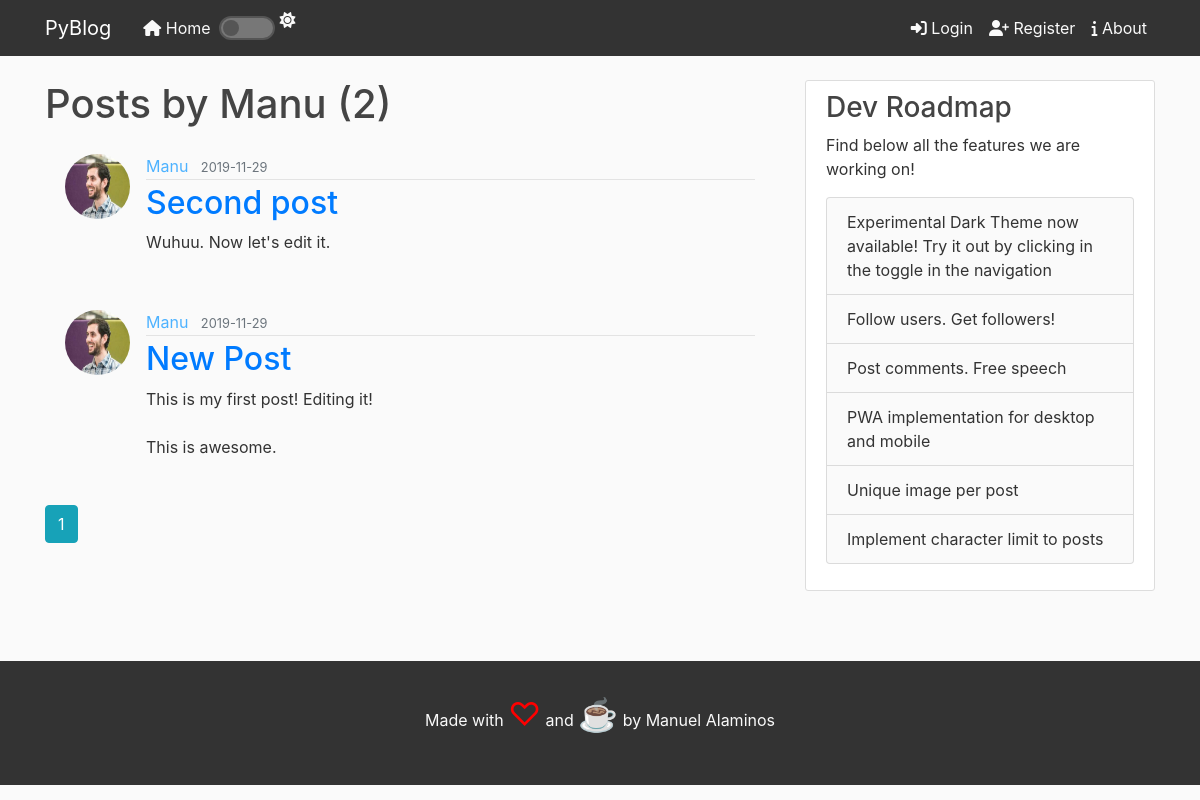
The page /user/Manu on the database as committed earlier.
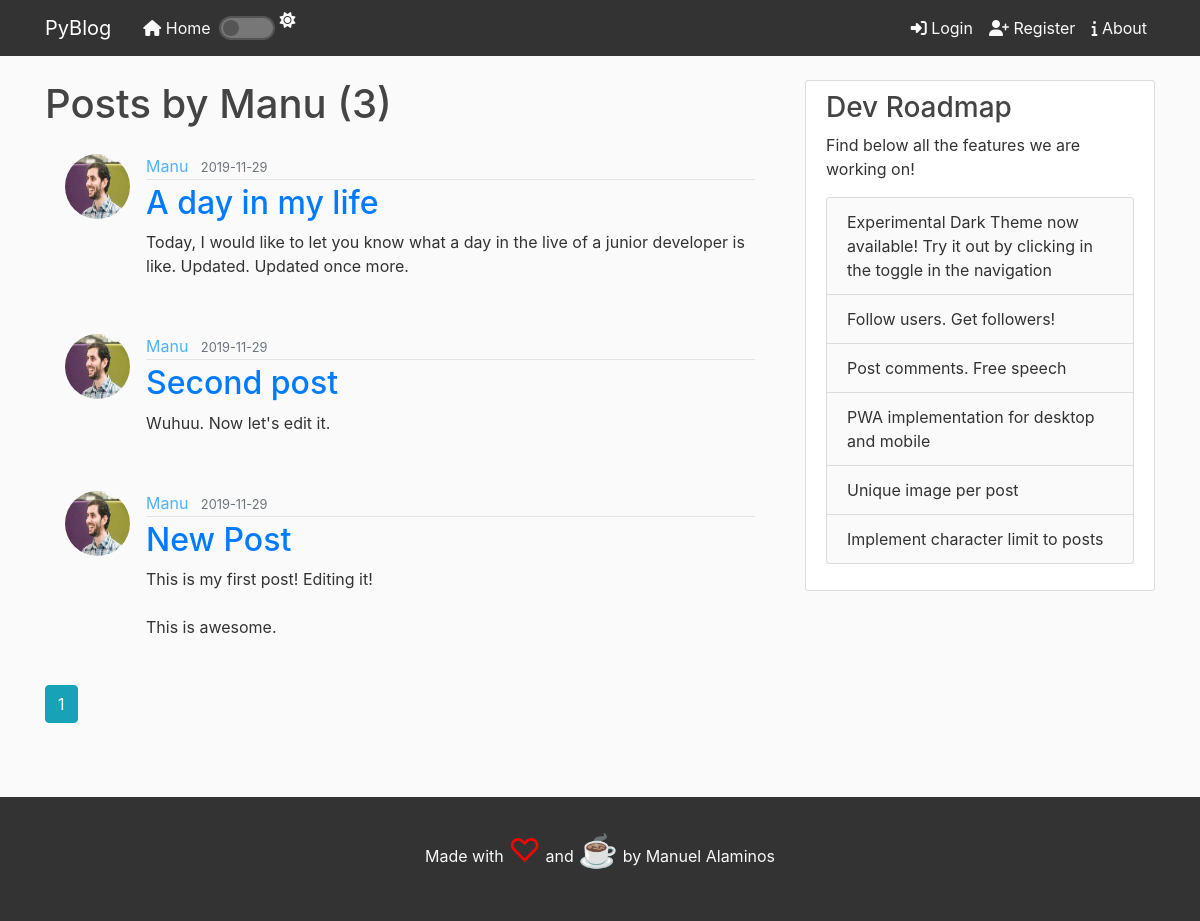
The same page on the database as committed later.
### flaskblog/models.py (models this page shows, shortened)
class Post(db.Model):
    id = db.Column(db.Integer, primary_key=True)
    title = db.Column(db.String(100), nullable=False)
    date_posted = db.Column(db.DateTime, nullable=False, default=datetime.utcnow)
    content = db.Column(db.Text, nullable=False)
    user_id = db.Column(db.Integer, db.ForeignKey('user.id'), nullable=False)

class User(db.Model, UserMixin):
    id = db.Column(db.Integer, primary_key=True)
    username = db.Column(db.String(20), unique=True, nullable=False) # unique userName and it's mandatory
    email = db.Column(db.String(120), unique=True, nullable=False)
    photo_profile = db.Column(db.String(20), nullable=False, default='default_photo.jpg')
    password = db.Column(db.String(60), nullable=False)
    posts = db.relationship('Post', backref='author', lazy=True) # lazy argument means it will load the data in one go

### flaskblog/users/routes.py (the view)
@users.route("/user/<string:username>")
def user_posts(username):
    page = request.args.get('page', 1, type=int)
    user = User.query.filter_by(username=username).first_or_404()
    posts = Post.query.filter_by(author=user)\
        .order_by(Post.date_posted.desc())\
        .paginate(page=page, per_page=5)
    return render_template('users/user_posts.html', posts=posts, user=user)

### flaskblog/templates/users/user_posts.html
{% extends "layout.html" %}
{% block content %}
<h1 class="mb-3">Posts by {{ user.username }} ({{ posts.total }})</h1>
    {% for post in posts.items %}
    <article class="media content-section">
        <img src="{{ url_for('static', filename='profile_photos/' + post.author.photo_profile) }}" alt="" class="rounded-circle article-img">
        <div class="media-body">
            <div class="article-metadata">
                <a class="mr-2" href="{{ url_for('users.user_posts', username=post.author.username) }}">{{ post.author.username }}</a>
                <small class="text-muted">{{ post.date_posted.strftime('%Y-%m-%d') }}</small>
            </div>
            <h2><a class="article-title" href="{{ url_for('posts.post', post_id=post.id) }}">{{ post.title }}</a></h2>
            <p class="article-content">{{ post.content }}</p>
        </div>
    </article>
    {% endfor %}
    {% for page_num in posts.iter_pages(left_edge=1, right_edge=1, left_current=1, right_current=2) %}
        {% if page_num %}
            {% if posts.page == page_num %}
            <a class="btn btn-info mb-4" href="{{ url_for('users.user_posts', username=user.username, page=page_num) }}">{{ page_num }}</a>
            {% else %}
            <a class="btn btn-outline-info mb-4" href="{{ url_for('users.user_posts', username=user.username, page=page_num) }}">{{ page_num }}</a>
            {% endif %}
        {% else %}
            ...
        {% endif %}
    {% endfor %}
{% endblock content %}

Rows that differ between the two databases and show on the page:
added Post: photo_profile (picture), author.username "Manu", date_posted "2019-11-29", title "A day in my life", content "Today, I would like to let you know what a day in the live of a junior developer is like. Updated. Updated once more."
Other text that changed with them:
{{ posts.total }}: "2" → "3"
